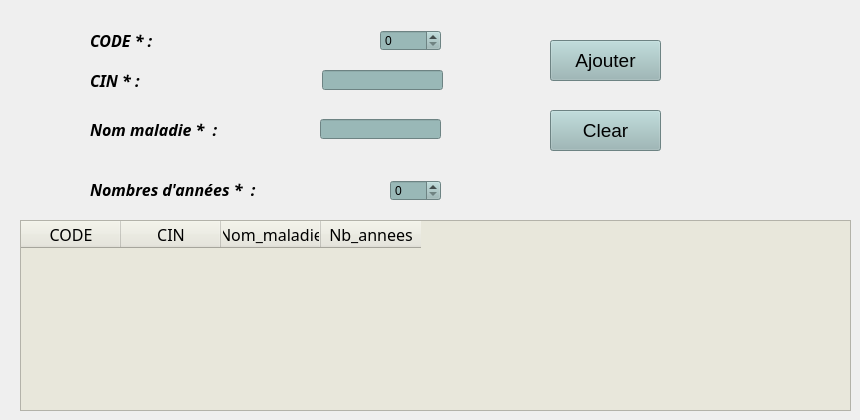
          <widget class="QWidget" name="tab_8">
           <attribute name="title">
            <string>Ajouter une nouvelle maladie</string>
           </attribute>
           <widget class="QLabel" name="lb_2">
            <property name="geometry">
             <rect>
              <x>90</x>
              <y>70</y>
              <width>61</width>
              <height>20</height>
             </rect>
            </property>
            <property name="font">
             <font>
              <family>Lucida Fax</family>
              <pointsize>12</pointsize>
              <weight>75</weight>
              <italic>true</italic>
              <bold>true</bold>
             </font>
            </property>
            <property name="text">
             <string>CIN * :</string>
            </property>
            <property name="textFormat">
             <enum>Qt::AutoText</enum>
            </property>
           </widget>
           <widget class="QLabel" name="lb_3">
            <property name="geometry">
             <rect>
              <x>90</x>
              <y>119</y>
              <width>151</width>
              <height>21</height>
             </rect>
            </property>
            <property name="font">
             <font>
              <family>Lucida Fax</family>
              <pointsize>12</pointsize>
              <weight>75</weight>
              <italic>true</italic>
              <bold>true</bold>
             </font>
            </property>
            <property name="text">
             <string>Nom maladie *  :</string>
            </property>
           </widget>
           <widget class="QLabel" name="lb_4">
            <property name="geometry">
             <rect>
              <x>90</x>
              <y>179</y>
              <width>191</width>
              <height>21</height>
             </rect>
            </property>
            <property name="font">
             <font>
              <family>Lucida Fax</family>
              <pointsize>12</pointsize>
              <weight>75</weight>
              <italic>true</italic>
              <bold>true</bold>
             </font>
            </property>
            <property name="text">
             <string>Nombres d'années *  :</string>
            </property>
           </widget>
           <widget class="QSpinBox" name="sb_4">
            <property name="geometry">
             <rect>
              <x>390</x>
              <y>180</y>
              <width>51</width>
              <height>21</height>
             </rect>
            </property>
            <property name="styleSheet">
             <string notr="true">background-color: rgb(153, 184, 183);</string>
            </property>
           </widget>
           <widget class="QLineEdit" name="le_3">
            <property name="geometry">
             <rect>
              <x>320</x>
              <y>119</y>
              <width>121</width>
              <height>20</height>
             </rect>
            </property>
            <property name="styleSheet">
             <string notr="true">background-color: rgb(153, 184, 183);</string>
            </property>
           </widget>
           <widget class="QLineEdit" name="le_2">
            <property name="geometry">
             <rect>
              <x>322</x>
              <y>70</y>
              <width>121</width>
              <height>20</height>
             </rect>
            </property>
            <property name="styleSheet">
             <string notr="true">background-color: rgb(153, 184, 183);</string>
            </property>
           </widget>
           <widget class="QPushButton" name="pb_1">
            <property name="geometry">
             <rect>
              <x>550</x>
              <y>40</y>
              <width>111</width>
              <height>41</height>
             </rect>
            </property>
            <property name="font">
             <font>
              <family>MS Shell Dlg 2</family>
              <pointsize>14</pointsize>
              <weight>50</weight>
              <italic>false</italic>
              <bold>false</bold>
             </font>
            </property>
            <property name="styleSheet">
             <string notr="true">background-color: rgb(153, 184, 183);</string>
            </property>
            <property name="text">
             <string>Ajouter</string>
            </property>
           </widget>
           <widget class="QLabel" name="error_2">
            <property name="geometry">
             <rect>
              <x>480</x>
              <y>160</y>
              <width>301</width>
              <height>31</height>
             </rect>
            </property>
            <property name="font">
             <font>
              <family>MS Serif</family>
              <pointsize>11</pointsize>
              <weight>50</weight>
              <italic>false</italic>
              <bold>false</bold>
             </font>
            </property>
            <property name="styleSheet">
             <string notr="true">color: rgb(255, 3, 7);</string>
            </property>
            <property name="text">
             <string/>
            </property>
           </widget>
           <widget class="QPushButton" name="pb_3">
            <property name="geometry">
             <rect>
              <x>550</x>
              <y>110</y>
              <width>111</width>
              <height>41</height>
             </rect>
            </property>
            <property name="font">
             <font>
              <family>MS Shell Dlg 2</family>
              <pointsize>14</pointsize>
              <weight>50</weight>
              <italic>false</italic>
              <bold>false</bold>
             </font>
            </property>
            <property name="styleSheet">
             <string notr="true">
background-color: rgb(153, 184, 183);</string>
            </property>
            <property name="text">
             <string>Clear</string>
            </property>
           </widget>
           <widget class="QTableWidget" name="tableWidget_3">
            <property name="geometry">
             <rect>
              <x>20</x>
              <y>220</y>
              <width>831</width>
              <height>191</height>
             </rect>
            </property>
            <property name="font">
             <font>
              <family>Imprint MT Shadow</family>
              <pointsize>12</pointsize>
              <weight>50</weight>
              <italic>false</italic>
              <bold>false</bold>
             </font>
            </property>
            <property name="styleSheet">
             <string notr="true">background-color: rgb(232, 231, 219);
font: 12pt &quot;Imprint MT Shadow&quot;;
</string>
            </property>
            <column>
             <property name="text">
              <string>CODE</string>
             </property>
            </column>
            <column>
             <property name="text">
              <string>CIN</string>
             </property>
            </column>
            <column>
             <property name="text">
              <string>Nom_maladie</string>
             </property>
            </column>
            <column>
             <property name="text">
              <string>Nb_annees</string>
             </property>
            </column>
           </widget>
           <widget class="QSpinBox" name="sb_1">
            <property name="geometry">
             <rect>
              <x>380</x>
              <y>30</y>
              <width>61</width>
              <height>21</height>
             </rect>
            </property>
            <property name="styleSheet">
             <string notr="true">background-color: rgb(153, 184, 183);</string>
            </property>
           </widget>
           <widget class="QLabel" name="lb_10">
            <property name="geometry">
             <rect>
              <x>90</x>
              <y>30</y>
              <width>81</width>
              <height>20</height>
             </rect>
            </property>
            <property name="font">
             <font>
              <family>Lucida Fax</family>
              <pointsize>12</pointsize>
              <weight>75</weight>
              <italic>true</italic>
              <bold>true</bold>
             </font>
            </property>
            <property name="text">
             <string>CODE * :</string>
            </property>
            <property name="textFormat">
             <enum>Qt::AutoText</enum>
            </property>
           </widget>
          </widget>
